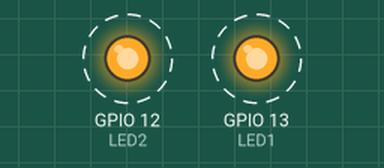
The sketch below on a simulated ESP32. Parts: output pins drawn as LEDs (lit = HIGH). Dashed ring = blinking. What the sketch prints to the serial monitor is not drawn.

Above: at 0.12 s.
Timing chart, 0 to 3.0 s (numbered marks = the images above):
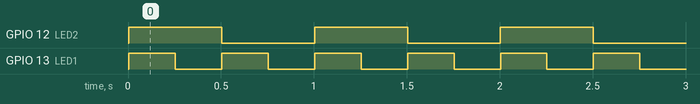

The sketch:

esp32_freertos_memeory.ino
```cpp
#define LED1 13
#define LED2 12

TaskHandle_t handleA;
uint16_t stackSize=700;

void taskA(void *pdParam)
{
  pinMode(LED1,OUTPUT);
  while(1)
  {
    digitalWrite(LED1,!digitalRead(LED1));
    vTaskDelay(250/portTICK_PERIOD_MS);
  }
}

void taskB(void *pdParam)
{
  pinMode(LED2,OUTPUT);
  while(1)
  {
    digitalWrite(LED2,!digitalRead(LED2));
    vTaskDelay(500/portTICK_PERIOD_MS);
  }
}
void setup()
{
  Serial.begin(115200);
  Serial.printf("Stack size:%u bytes\n",ESP.getHeapSize());
  Serial,printf("Before create task A:%u bytes\n",ESP.getFreeHeap());
  xTaskCreate(taskA,"Task A",stackSize,NULL,1,&handleA);
  xTaskCreate(taskB,"Task B",stackSize,NULL,1,NULL);
  Serial.printf("After create task A:%u bytes\n",ESP.getFreeHeap());
}

void loop()
{
  UBaseType_t m=stackSize-uxTaskGetStackHighWaterMark(handleA);
  Serial.printf("Task A used %u bytes\n",m);
  vTaskDelay(1000);

}
```

Measured:
- by itself, GPIO 12 (LED2): alternates HIGH for 0.50 s and LOW for 0.50 s
- by itself, GPIO 13 (LED1): alternates HIGH for 0.25 s and LOW for 0.25 s
- by itself, everything shown: repeats every 1.0 s, in 4 steps
